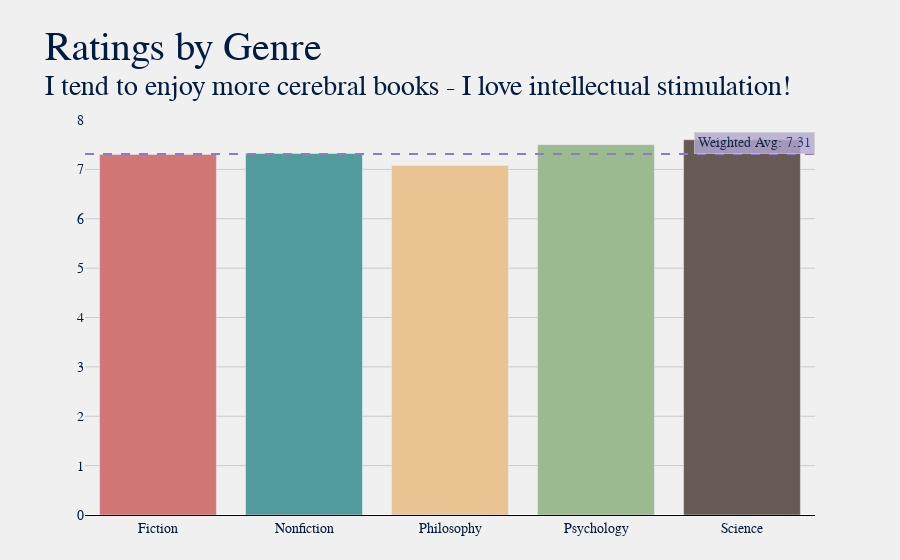

Write notebook code for a chart like this one.
### Markdown cell above
### How do I rate what I've read?

I tend to base my ratings on how gripped I am whilst reading. There are many books whose content/plot might not have interested me as much, but the author's prose and writing style intrigued me (e.g. Haruki Murakami's novels). Conversely, there are also a lot of books where the content is right up my alley, but it's written in more of a straight-forward way (mostly science books).

### Code cell
dfr = df.groupby('Genre')['Rating'].mean().reset_index().round(2)
dfr['Total'] = df.groupby('Genre')['Title'].count().reset_index(drop=True)

title = "Ratings by Genre"
sub = f"I tend to enjoy more cerebral books - I love intellectual stimulation!"
plot.gen_bar_graph(dfr, 'Genre', title, sub, avg=True, w_avg='Rating')

### Figure 1 — Plotly figure (JSON) as saved in the notebook; plotly's stock layout.template omitted (floating-point values rounded to 4 significant figures)
{"data": [{"customdata": [["41", "Rating"], ["11", "Rating"], ["6", "Rating"], ["1", "Rating"], ["5", "Rating"]], "hovertemplate": "<b>%{x} Books</b>: %{customdata[0]}<br><b>Avg. %{customdata[1]}</b>: %{y}", "marker": {"color": ["#d27575", "#529b9c", "#eac392", "#9cba8f", "#675a55", "#d27575", "#529b9c", "#eac392", "#9cba8f", "#675a55", "#d27575", "#529b9c", "#eac392", "#9cba8f", "#675a55", "#d27575", "#529b9c", "#eac392", "#9cba8f", "#675a55", "#d27575", "#529b9c", "#eac392", "#9cba8f", "#675a55"]}, "name": "", "type": "bar", "x": ["Fiction", "Nonfiction", "Philosophy", "Psychology", "Science"], "y": [7.3, 7.32, 7.08, 7.5, 7.6]}], "layout": {"annotations": [{"bgcolor": "#b4a7d6", "bordercolor": "#c7c7c7", "borderpad": 3, "borderwidth": 1, "opacity": 0.8, "showarrow": false, "text": "Weighted Avg: 7.31", "x": 1, "xanchor": "right", "xref": "x domain", "y": 7.309, "yanchor": "bottom", "yref": "y"}], "autosize": true, "barmode": "group", "font": {"color": "#001c40", "family": "Baskerville", "size": 14}, "margin": {"b": 45, "l": 85, "r": 85, "t": 120}, "paper_bgcolor": "#f0f0f0", "plot_bgcolor": "#f0f0f0", "shapes": [{"line": {"color": "#8e7cc3", "dash": "dash", "width": 2}, "type": "line", "x0": 0, "x1": 1, "xref": "x domain", "y0": 7.309, "y1": 7.309, "yref": "y"}], "showlegend": false, "title": {"font": {"color": "#001c40", "family": "Baskerville, Bold", "size": 40}, "text": "Ratings by Genre<br><sup>I tend to enjoy more cerebral books - I love intellectual stimulation!"}, "xaxis": {"autorange": true, "gridcolor": "#cbcbcb", "linecolor": "black", "range": [-0.5, 4.5], "showgrid": false, "showline": true, "title": {}, "type": "category"}, "yaxis": {"autorange": true, "gridcolor": "#cbcbcb", "linecolor": "black", "range": [0, 8], "showgrid": true, "showline": false, "showticklabels": true, "title": {}, "type": "linear"}}}
